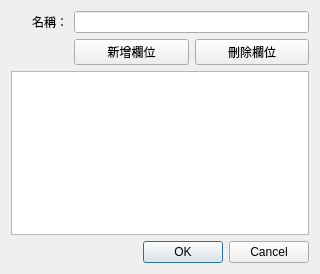
<?xml version="1.0" encoding="UTF-8"?>
<ui version="4.0">
 <class>CreateTableDialog</class>
 <widget class="QDialog" name="CreateTableDialog">
  <property name="geometry">
   <rect>
    <x>0</x>
    <y>0</y>
    <width>320</width>
    <height>274</height>
   </rect>
  </property>
  <property name="windowTitle">
   <string>建立資料表</string>
  </property>
  <layout class="QGridLayout" name="gridLayout" columnstretch="1,2,2">
   <item row="1" column="1">
    <widget class="QPushButton" name="addButton">
     <property name="text">
      <string>新增欄位</string>
     </property>
    </widget>
   </item>
   <item row="1" column="2">
    <widget class="QPushButton" name="deleteButton">
     <property name="text">
      <string>刪除欄位</string>
     </property>
    </widget>
   </item>
   <item row="0" column="1" colspan="2">
    <widget class="QLineEdit" name="lineEdit">
     <property name="autoFillBackground">
      <bool>true</bool>
     </property>
    </widget>
   </item>
   <item row="0" column="0">
    <widget class="QLabel" name="label">
     <property name="text">
      <string>名稱：</string>
     </property>
     <property name="alignment">
      <set>Qt::AlignRight|Qt::AlignTrailing|Qt::AlignVCenter</set>
     </property>
    </widget>
   </item>
   <item row="3" column="1" colspan="2">
    <widget class="QDialogButtonBox" name="buttonBox">
     <property name="standardButtons">
      <set>QDialogButtonBox::Cancel|QDialogButtonBox::Ok</set>
     </property>
    </widget>
   </item>
   <item row="2" column="0" colspan="3">
    <widget class="QTableView" name="tableView">
     <property name="autoFillBackground">
      <bool>true</bool>
     </property>
     <property name="horizontalScrollBarPolicy">
      <enum>Qt::ScrollBarAlwaysOff</enum>
     </property>
     <property name="sizeAdjustPolicy">
      <enum>QAbstractScrollArea::AdjustToContents</enum>
     </property>
     <property name="selectionMode">
      <enum>QAbstractItemView::SingleSelection</enum>
     </property>
     <property name="selectionBehavior">
      <enum>QAbstractItemView::SelectRows</enum>
     </property>
     <attribute name="horizontalHeaderCascadingSectionResizes">
      <bool>true</bool>
     </attribute>
     <attribute name="horizontalHeaderStretchLastSection">
      <bool>true</bool>
     </attribute>
     <attribute name="verticalHeaderVisible">
      <bool>false</bool>
     </attribute>
    </widget>
   </item>
  </layout>
 </widget>
 <resources/>
 <connections/>
</ui>
